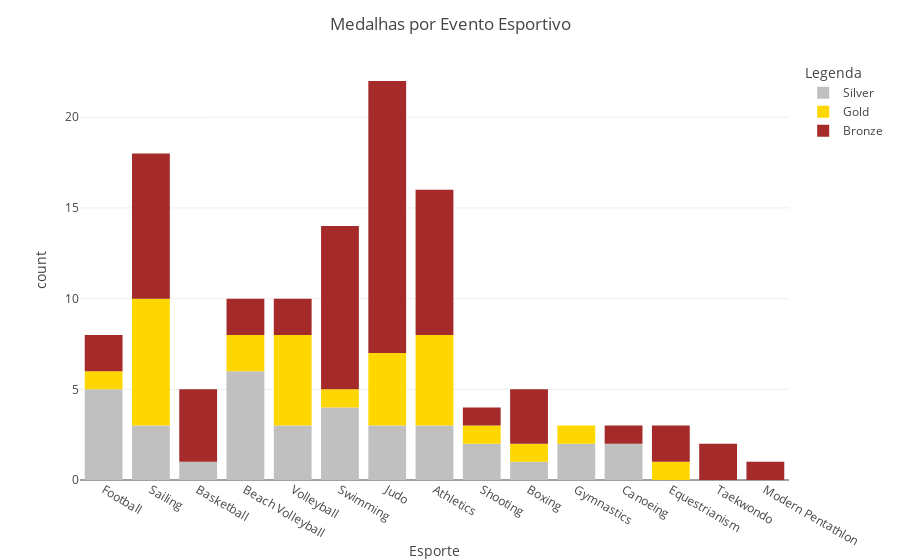

Notebook cell for this chart:
### Markdown cell above
Utilize um gráfico de distribuição (como um histograma, por exemplo) ilustrando a quantidade total de medalhas do Brasil por esporte.

### Code cell
fig = px.histogram(df_medalhistas_brasileiros_no_duplicates, x='Sport', color='Medal', 
                   color_discrete_map={'Gold':'gold','Silver':'silver','Bronze':'brown'}, 
                   template='xgridoff',
                   labels={'Sport': 'Esporte', 'count': 'Total de Medalhas', 'Medal': 'Legenda'})
fig.update_layout(title_text='Medalhas por Evento Esportivo',title_x=0.5) 
fig.show()

### Figure 1 — Plotly figure (JSON) as saved in the notebook; plotly's stock layout.template omitted (floating-point values rounded to 4 significant figures)
{"data": [{"alignmentgroup": "True", "bingroup": "x", "hovertemplate": "Legenda=Silver<br>Esporte=%{x}<br>count=%{y}<extra></extra>", "legendgroup": "Silver", "marker": {"color": "silver", "pattern": {"shape": ""}}, "name": "Silver", "offsetgroup": "Silver", "orientation": "v", "showlegend": true, "type": "histogram", "x": ["Football", "Football", "Sailing", "Basketball", "Football", "Football", "Beach Volleyball", "Volleyball", "Volleyball", "Volleyball", "Football", "Beach Volleyball", "Beach Volleyball", "Beach Volleyball", "Swimming", "Swimming", "Judo", "Athletics", "Shooting", "Athletics", "Boxing", "Judo", "Gymnastics", "Swimming", "Sailing", "Swimming", "Athletics", "Canoeing", "Canoeing", "Beach Volleyball", "Beach Volleyball", "Sailing", "Judo", "Shooting", "Gymnastics"], "xaxis": "x", "yaxis": "y"}, {"alignmentgroup": "True", "bingroup": "x", "hovertemplate": "Legenda=Gold<br>Esporte=%{x}<br>count=%{y}<extra></extra>", "legendgroup": "Gold", "marker": {"color": "gold", "pattern": {"shape": ""}}, "name": "Gold", "offsetgroup": "Gold", "orientation": "v", "showlegend": true, "type": "histogram", "x": ["Volleyball", "Beach Volleyball", "Volleyball", "Volleyball", "Volleyball", "Sailing", "Athletics", "Judo", "Volleyball", "Swimming", "Boxing", "Athletics", "Athletics", "Athletics", "Football", "Beach Volleyball", "Sailing", "Sailing", "Sailing", "Athletics", "Judo", "Judo", "Shooting", "Sailing", "Equestrianism", "Sailing", "Sailing", "Judo", "Gymnastics"], "xaxis": "x", "yaxis": "y"}, {"alignmentgroup": "True", "bingroup": "x", "hovertemplate": "Legenda=Bronze<br>Esporte=%{x}<br>count=%{y}<extra></extra>", "legendgroup": "Bronze", "marker": {"color": "brown", "pattern": {"shape": ""}}, "name": "Bronze", "offsetgroup": "Bronze", "orientation": "v", "showlegend": true, "type": "histogram", "x": ["Basketball", "Football", "Football", "Basketball", "Basketball", "Basketball", "Volleyball", "Boxing", "Shooting", "Swimming", "Swimming", "Judo", "Judo", "Judo", "Swimming", "Swimming", "Sailing", "Sailing", "Athletics", "Athletics", "Judo", "Judo", "Judo", "Judo", "Athletics", "Equestrianism", "Equestrianism", "Athletics", "Athletics", "Athletics", "Athletics", "Boxing", "Swimming", "Swimming", "Volleyball", "Beach Volleyball", "Taekwondo", "Sailing", "Boxing", "Sailing", "Sailing", "Sailing", "Judo", "Judo", "Judo", "Judo", "Beach Volleyball", "Judo", "Modern Pentathlon", "Judo", "Swimming", "Swimming", "Sailing", "Judo", "Sailing", "Athletics", "Judo", "Canoeing", "Swimming", "Taekwondo"], "xaxis": "x", "yaxis": "y"}], "layout": {"barmode": "relative", "legend": {"title": {"text": "Legenda"}, "tracegroupgap": 0}, "margin": {"t": 60}, "title": {"text": "Medalhas por Evento Esportivo", "x": 0.5}, "xaxis": {"anchor": "y", "domain": [0, 1], "title": {"text": "Esporte"}}, "yaxis": {"anchor": "x", "domain": [0, 1], "title": {"text": "count"}}}}
